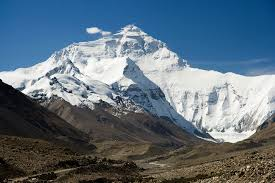
#> input picture images.jfif, 275 x 183 px
$ jupyter execute chap131.ipynb
#> lines starting #> are read from the running program, lines starting #| are printed output that depends on the picture; after the words box and inside, x2 and y2 are one past the last pixel; in counts of white or black regions, pixels touching at a corner belong together
Chap 1.3.1 Basic Operations on Images

[cell 1]
import cv2
import numpy as np
from matplotlib import pyplot as plt

[cell 2]
img = cv2.imread('images.jfif',)
#> img is the input picture: shape (183, 275, 3); mean B, G, R 125.7, 112.2, 94.9

[cell 3]
plt.imshow(img, cmap = 'gray', interpolation = 'bicubic')
plt.xticks([]), plt.yticks([]) # to hide tick values on X and Y axis
plt.show()

[cell 4]
cv2.namedWindow('image', cv2.WINDOW_NORMAL)
cv2.imshow('image',img)
cv2.waitKey(0)
cv2.destroyAllWindows()
cv2.imwrite('messigray.png',img)
#> Out = True

[cell 5]
img.shape
#> Out = (183, 275, 3)

[cell 6]
img[100,100]
#> Out = [65, 66, 64]

[cell 7]
img[100,100,0]=0
#> img: shape (183, 275, 3); under 0.01% of pixels changed, all inside (x1, y1, x2, y2) = (100, 100, 101, 101)

[cell 8]
img[100,100]
#> Out = [0, 66, 64]

[cell 9]
img[100,100]=[0,0,0]
#> img: shape (183, 275, 3); mean B, G, R 125.7, 112.2, 94.9

[cell 10]
img[100,100]
#> Out = [0, 0, 0]

[cell 11]
img[0:10,0:10]=0

[cell 12]
img[0:10,0:10]=[0,0,0]

[cell 13]
img[0:10,0:10]

[cell 14]
img[10:20,30:50,0]=0
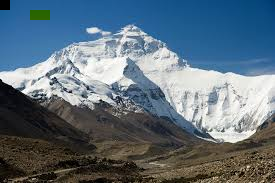
#> img: shape (183, 275, 3); mean B, G, R 124.8, 112, 94.9
